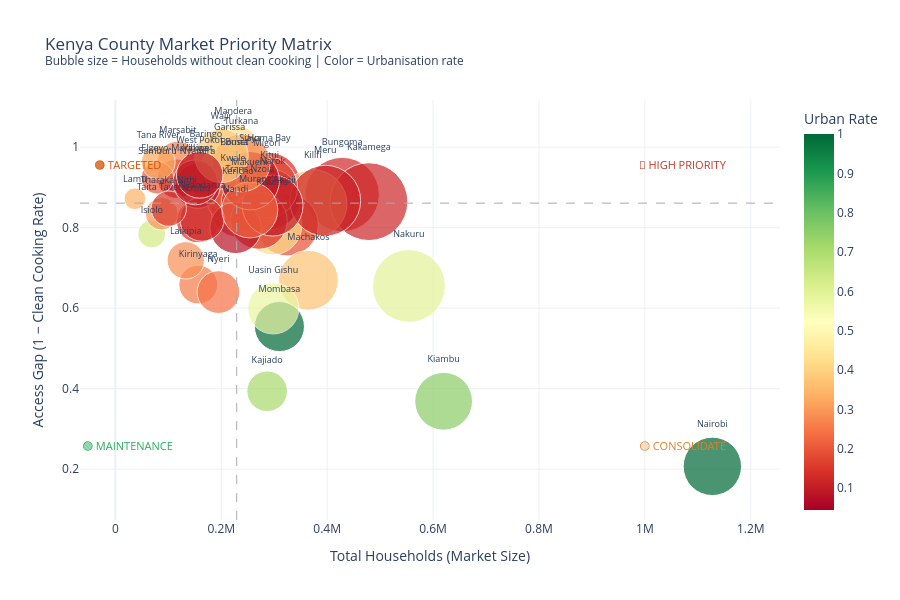

Write notebook code for a chart like this one.
### Markdown cell above
---
## 1. Four-Quadrant Priority Matrix

### Code cell
# Axes
# X: total households (market size)
# Y: access gap (1 - clean_cooking_rate) — how far from clean cooking
# Bubble size: absolute number of HH without clean cooking
# Color: urban rate (urban = supply-side opportunity, rural = distribution challenge)

df['access_gap'] = 1 - df['clean_cooking_rate']

# Medians for quadrant lines
x_median = df['total_households_est'].median()
y_median = df['access_gap'].median()

def quadrant_label(row):
    if row['total_households_est'] >= x_median and row['access_gap'] >= y_median:
        return 'HIGH PRIORITY\n(Large market, large gap)'
    elif row['total_households_est'] >= x_median and row['access_gap'] < y_median:
        return 'CONSOLIDATE\n(Large market, smaller gap)'
    elif row['total_households_est'] < x_median and row['access_gap'] >= y_median:
        return 'TARGETED INTERVENTION\n(Smaller market, large gap)'
    else:
        return 'MAINTENANCE\n(Smaller market, smaller gap)'

df['quadrant'] = df.apply(quadrant_label, axis=1)

fig = px.scatter(
    df,
    x='total_households_est',
    y='access_gap',
    size='hh_without_clean_cooking',
    color='urban_rate',
    text='county_name',
    hover_data={
        'county_name': True,
        'clean_cooking_rate': ':.1%',
        'hh_without_clean_cooking': ':,.0f',
        'urban_rate': ':.1%',
        'total_households_est': ':,.0f',
    },
    color_continuous_scale='RdYlGn',
    size_max=55,
    title='Kenya County Market Priority Matrix<br><sup>Bubble size = Households without clean cooking | Color = Urbanisation rate</sup>',
    labels={
        'total_households_est': 'Total Households (Market Size)',
        'access_gap': 'Access Gap (1 − Clean Cooking Rate)',
        'urban_rate': 'Urban Rate',
    },
    template='plotly_white',
)

# Quadrant lines
fig.add_vline(x=x_median, line_dash='dash', line_color='#aaa', line_width=1)
fig.add_hline(y=y_median, line_dash='dash', line_color='#aaa', line_width=1)

# Quadrant labels
annotations = [
    dict(x=df['total_households_est'].max()*0.95, y=df['access_gap'].max()*0.97,
         text='🔴 HIGH PRIORITY', showarrow=False, font=dict(size=11, color='#c0392b')),
    dict(x=df['total_households_est'].max()*0.95, y=y_median*0.3,
         text='🟡 CONSOLIDATE', showarrow=False, font=dict(size=11, color='#e67e22')),
    dict(x=x_median*0.1, y=df['access_gap'].max()*0.97,
         text='🟠 TARGETED', showarrow=False, font=dict(size=11, color='#d35400')),
    dict(x=x_median*0.1, y=y_median*0.3,
         text='🟢 MAINTENANCE', showarrow=False, font=dict(size=11, color='#27ae60')),
]
fig.update_layout(annotations=annotations, height=600)
fig.update_traces(textposition='top center', textfont_size=9)

fig.write_html(str(CHARTS / 'priority_matrix.html'))
print('Saved priority_matrix.html')
fig.show()

### Figure 1 — Plotly figure (JSON) as saved in the notebook; plotly's stock layout.template omitted (floating-point values rounded to 4 significant figures; data arrays with more than 128 entries replaced by an {"elided": "..."} marker saying what was removed)
{"data": [{"customdata": {"elided": "47x4 mixed values"}, "hovertemplate": "Total Households (Market Size)=%{x:,.0f}<br>Access Gap (1 − Clean Cooking Rate)=%{y}<br>hh_without_clean_cooking=%{customdata[2]:,.0f}<br>county_name=%{customdata[0]}<br>clean_cooking_rate=%{customdata[1]:.1%}<br>Urban Rate=%{marker.color:.1%}<extra></extra>", "legendgroup": "", "marker": {"color": [0.1686, 0.04472, 0.1266, 0.1439, 0.04895, 0.1436, 0.5822, 0.1355, 0.6317, 0.7108, 0.1197, 0.1591, 0.7541, 0.3614, 0.2548, 0.1886, 0.4229, 0.07298, 0.2181, 0.286, 0.3387, 0.3702, 0.137, 0.42, 0.2624, 0.1174, 0.1759, 1.0, 0.1428, 1.0, 0.5938, 0.08233, 0.103, 0.06576, 0.1262, 0.2425, 0.2068, 0.09733, 0.296, 0.325, 0.1509, 0.231, 0.2734, 0.5764, 0.1162, 0.3891, 0.1004], "coloraxis": "coloraxis", "size": [160900.0, 204900.0, 378000.0, 208600.0, 107400.0, 127300.0, 204900.0, 264000.0, 53900.0, 112800.0, 414000.0, 194900.0, 228500.0, 320200.0, 103100.0, 262000.0, 238800.0, 253600.0, 194300.0, 95580.0, 32170.0, 244000.0, 218000.0, 219400.0, 113700.0, 343600.0, 257700.0, 171700.0, 221300.0, 233300.0, 363200.0, 181600.0, 253800.0, 140400.0, 134400.0, 124600.0, 73520.0, 233400.0, 72900.0, 77960.0, 85410.0, 214300.0, 228400.0, 178800.0, 138100.0, 196000.0, 148300.0], "sizemode": "area", "sizeref": 136.9, "symbol": "circle"}, "mode": "markers+text", "name": "", "orientation": "v", "showlegend": false, "text": ["Baringo", "Bomet", "Bungoma", "Busia", "Elgeyo-Marakwet", "Embu", "Garissa", "Homa Bay", "Isiolo", "Kajiado", "Kakamega", "Kericho", "Kiambu", "Kilifi", "Kirinyaga", "Kisii", "Kisumu", "Kitui", "Kwale", "Laikipia", "Lamu", "Machakos", "Makueni", "Mandera", "Marsabit", "Meru", "Migori", "Mombasa", "Murang'A", "Nairobi", "Nakuru", "Nandi", "Narok", "Nyamira", "Nyandarua", "Nyeri", "Samburu", "Siaya", "Taita Taveta", "Tana River", "Tharaka-Nithi", "Trans Nzoia", "Turkana", "Uasin Gishu", "Vihiga", "Wajir", "West Pokot"], "textfont": {"size": 9}, "textposition": "top center", "type": "scatter", "x": [170965, 224536, 428351, 229149, 116533, 156051, 215732, 290244, 68718, 286626, 478866, 231225, 619932, 372766, 156516, 324836, 296301, 291330, 222262, 132964, 36903, 364598, 253244, 222425, 117894, 396337, 286266, 309829, 270933, 1127455, 554411, 227105, 296891, 155276, 163664, 194657, 79571, 254662, 87352, 81011, 100815, 253934, 237686, 298253, 151285, 200324, 159293], "xaxis": "x", "y": [0.9409, 0.9125, 0.8824, 0.9105, 0.9214, 0.816, 0.9496, 0.9097, 0.7844, 0.3936, 0.8646, 0.8427, 0.3687, 0.8591, 0.6585, 0.8066, 0.8059, 0.8706, 0.8741, 0.7188, 0.8718, 0.6693, 0.8609, 0.9863, 0.9644, 0.867, 0.9001, 0.5543, 0.8169, 0.207, 0.6552, 0.7996, 0.8548, 0.9042, 0.8212, 0.6399, 0.9239, 0.9166, 0.8345, 0.9623, 0.8472, 0.844, 0.9608, 0.5994, 0.9126, 0.9785, 0.9309], "yaxis": "y"}], "layout": {"annotations": [{"font": {"color": "#c0392b", "size": 11}, "showarrow": false, "text": "🔴 HIGH PRIORITY", "x": 1071000.0, "y": 0.9567}, {"font": {"color": "#e67e22", "size": 11}, "showarrow": false, "text": "🟡 CONSOLIDATE", "x": 1071000.0, "y": 0.2583}, {"font": {"color": "#d35400", "size": 11}, "showarrow": false, "text": "🟠 TARGETED", "x": 22910.0, "y": 0.9567}, {"font": {"color": "#27ae60", "size": 11}, "showarrow": false, "text": "🟢 MAINTENANCE", "x": 22910.0, "y": 0.2583}], "coloraxis": {"colorbar": {"title": {"text": "Urban Rate"}}, "colorscale": [[0, "rgb(165,0,38)"], [0.1, "rgb(215,48,39)"], [0.2, "rgb(244,109,67)"], [0.3, "rgb(253,174,97)"], [0.4, "rgb(254,224,139)"], [0.5, "rgb(255,255,191)"], [0.6, "rgb(217,239,139)"], [0.7, "rgb(166,217,106)"], [0.8, "rgb(102,189,99)"], [0.9, "rgb(26,152,80)"], [1, "rgb(0,104,55)"]]}, "height": 600, "legend": {"itemsizing": "constant", "tracegroupgap": 0}, "shapes": [{"line": {"color": "#aaa", "dash": "dash", "width": 1}, "type": "line", "x0": 229149, "x1": 229149, "xref": "x", "y0": 0, "y1": 1, "yref": "y domain"}, {"line": {"color": "#aaa", "dash": "dash", "width": 1}, "type": "line", "x0": 0, "x1": 1, "xref": "x domain", "y0": 0.8609, "y1": 0.8609, "yref": "y"}], "title": {"text": "Kenya County Market Priority Matrix<br><sup>Bubble size = Households without clean cooking | Color = Urbanisation rate</sup>"}, "xaxis": {"anchor": "y", "domain": [0, 1], "title": {"text": "Total Households (Market Size)"}}, "yaxis": {"anchor": "x", "domain": [0, 1], "title": {"text": "Access Gap (1 − Clean Cooking Rate)"}}}}
